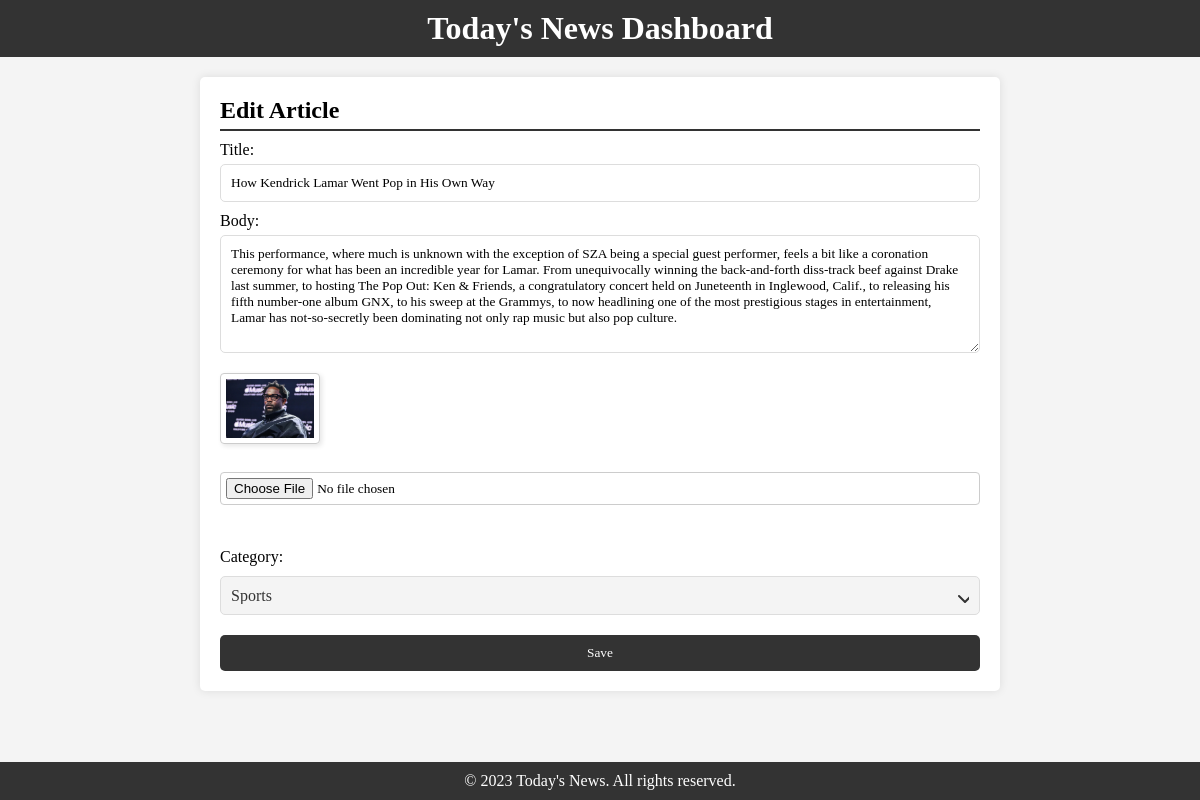
The page /dashboard/edit.php?id=10 (signed in) on the database its author committed.
### tables this page shows
CREATE TABLE `posts` (
  `id` int(11) NOT NULL,
  `title` varchar(255) NOT NULL,
  `body` text NOT NULL,
  `image` longblob NOT NULL,
  `author` varchar(100) NOT NULL,
  `date` timestamp NOT NULL DEFAULT current_timestamp(),
  `category_id` int(11) DEFAULT NULL
);

CREATE TABLE `categories` (
  `id` int(11) NOT NULL,
  `name` varchar(100) NOT NULL
);

### dashboard/edit.php (the view, shortened to what this page needs)
<?php
include '../db.php';
if (isset($_GET['id'])) {
    $id = $_GET['id'];
    $result = $conn->query("SELECT posts.*, categories.name AS category
            FROM posts
            JOIN categories ON posts.category_id = categories.id
            WHERE posts.id = $id");
    $row = $result->fetch_assoc();
}
?>
<!DOCTYPE html>
<html lang="en">
<head>
    <link rel="stylesheet" href="../css/edit.css">
</head>
<body>
    <header id="main-header">
        <h1 class="site-title"><a href="dashBoard.php" class="nav-link">Today's News Dashboard</a></h1>
    </header>
    <main id="content">
        <section class="dashboard-section">
            <h2 class="section-title">Edit Article</h2>
            <form id="edit-article-form"  action="../functions/update.php" method="POST" enctype="multipart/form-data">
                <label for="article-title">Title:</label>
                <input type="text" name="title" id="article-title" value="<?php echo $row['title']; ?>" required>
                <label for="article-body">Body:</label>
                <textarea name="body" id="article-body" rows="6" required><?php echo $row['body']; ?></textarea>
                <img src="../uploads/<?php echo htmlspecialchars($row['image']); ?>" width="100" style="border: 1px solid #ccc; padding: 5px; margin-top: 20px; border-radius: 4px; box-shadow: 2px 2px 5px rgba(0,0,0,0.1);"><br>
                <input type="file" name="image" style="margin-top: 10px; margin-bottom: 15px; padding: 5px; border: 1px solid #ccc; border-radius: 4px;"><br>
                <label for="article-category">Category:</label>
                <select id="article-category" name="category_id" class="styled-select" required>
                     <option value="<?php echo $row['category_id']; ?>"><?php echo $row['category']; ?></option>
                </select>
                <button type="submit" name="update">Save</button>
            </form>
        </section>
    </main>
    <footer>
        <p>&copy; 2023 Today's News. All rights reserved.</p>
    </footer>
</body>
</html>

### css/edit.css (style rules this page uses)
* { box-sizing: border-box; margin: 0; padding: 0; font-family: "Lugrasimo", serif; }
html, body { height: 100%; }
body { font-family: Arial, sans-serif; margin: 0; padding: 0; background-color: #f4f4f4; }
header { background-color: #333; color: #fff; padding: 10px 0; text-align: center; }
.site-title { margin: 0; }
.nav-link { color: #fff; text-decoration: none; }
main { padding: 20px; }
.dashboard-section { background-color: #fff; padding: 20px; border-radius: 5px; box-shadow: 0 0 10px rgba(0, 0, 0, 0.1); max-width: 800px; margin: 0 auto; }
.section-title { border-bottom: 2px solid #333; padding-bottom: 5px; }
#edit-article-form { display: flex; flex-direction: column; }
#edit-article-form label { margin-top: 10px; }
#edit-article-form input, #edit-article-form textarea { padding: 10px; margin-top: 5px; border: 1px solid #ddd; border-radius: 5px; }
#edit-article-form button { margin-top: 20px; padding: 10px; background-color: #333; color: #fff; border: none; border-radius: 5px; cursor: pointer; }
.styled-select { width: 100%; padding: 10px; margin-top: 10px; border: 1px solid #ddd; border-radius: 5px; background-color: #f4f4f4; font-size: 16px; color: #333; appearance: none; background-repeat: no-repeat; background-position: right 10px center; background-size: 16px; }
footer { background-color: #333; color: #fff; text-align: center; padding: 10px 0; position: fixed; width: 100%; bottom: 0; }

### rows shown on the page
posts: title "How Kendrick Lamar Went Pop in His Own Way", body "This performance, where much is unknown with the exception of SZA being a special guest performer, feels a bit like a coronation ceremony for what has been an incredible year for Lamar. From unequivocally winning the back-and-forth diss-track beef against Drake last summer, to hosting The Pop Out: Ken & Friends, a congratulatory concert held on Juneteenth in Inglewood, Calif., to releasing his fifth number-one album GNX, to his sweep at the Grammys, to now headlining one of the most prestigious stages in entertainment, Lamar has not-so-secretly been dominating not only rap music but also pop culture.", image (picture), category_id "Sports"
